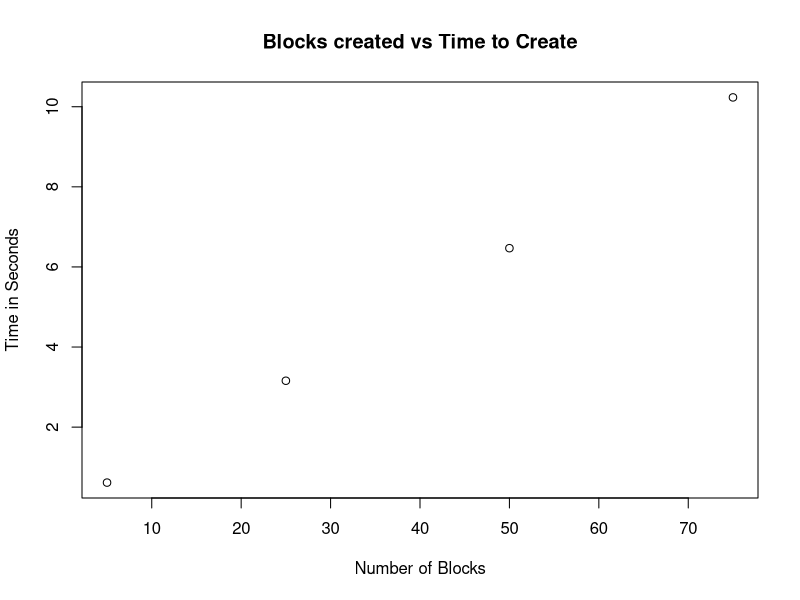

This chart was generated by the following R code: (Note: this script raises an error after producing the figure.)
library(digest)

#Part 1. Making a simple block 
#Each block needs six elements: the index of the block, the time it was created, 
#the data, the index of the previous hash, the proof of work, 
#and an element for the new hash. 
#Elements are arbitrary, just needed to define structure of a block.
my_block <- list(index = 1, timestamp = "2021-08-25 22:22:22 IDT",
                 data = "Simple_Block" , previous_hash = 0, proof = 8, new_hash=NULL)
print(my_block)


#Part 2A. Making a hash using the function digest. The function takes in two arguments, 
#the object to be encrypted and the algorithm to create the encrypted message.
Hash <- digest("FinTech","sha256")
print(Hash)

# Hash of the previous hash
print(digest(Hash,"sha256"))

#Part 2B. Allocating the hash of the block created 
#to the new hash element from the list in Part 1
print(digest(my_block, "sha256"))
HashMyBlock <- digest(my_block,"sha256")

my_block$new_hash <- HashMyBlock

#Part 3. Proof of work. Creating a task that needs to be solved as proof of work.
#A function that takes the last proof as an input and outputs the new proof.
#The while loop increments the proof number until the condition is satisfied

proof_of_work <- function(last_proof, difficulty){
  proof <- 3
  HashProof <- digest(proof,"sha256")
  zero <- paste(rep("0", difficulty), collapse="")
  while(substr(HashProof, 1, difficulty)!=zero){
    proof <- proof + 1
    HashProof <- digest(proof,"sha256")
  }
  return(proof)
}

print(proof_of_work(2,2))
print(proof_of_work(3,3))

#Part 4 Adding new blocks. Take in previous block and solve proof of work in part 3. 
#Create new block with same structure as part 1, using result of proof of work.
# Hash the new block and return it
??genesis
mine <- function(previous_block, difficulty){
  new_proof <- proof_of_work(previous_block$proof, difficulty)
  new_block <- list(number = previous_block$number + 1,
                      timestamp = Sys.time(),
                      data = paste("I am big block", previous_block$number + 1),
                      parent_hash = previous_block$hash,
                      proof = new_proof,
                      new_hash = NULL)
  # add hash 
  new_block$new_hash <- digest(new_block, "sha256")
  
  return(new_block)
}
print(mine(my_block,3))

#Part 5. Create a block, append new blocks onto the blockchain variable,
# change difficulty, and determine time difference to append new blocks.
# Plot blocks made over time

blockchained <- function(nblocks, difficulty=3) {
  start <- Sys.time()
  
  first_block = list(index = 1, 
                     timestamp = Sys.time(), 
                     data = "Big Blocks", 
                     parent_hash = .5,
                     proof = 0.5,
                     new_hash = NULL)   

  first_block$new_hash = digest(first_block,"sha256")
  
  blockchain <- list(first_block)
  
    for (i in 2:nblocks){
      blockchain[[i]] <- mine(blockchain[[i-1]], difficulty) 
    }
    end <- Sys.time() 
    return(end-start)
  }


print(blockchained(3,3))

Number_of_blocks <- c(5,25,50,75)

time <- mapply(blockchained, Number_of_blocks)

plot(Number_of_blocks,time, ylab = "Time in Seconds", xlab = "Number of Blocks",
     main = "Blocks created vs Time to Create")


#6 Online references used
proof_of_work1 = function(block1, difficulty) {
  block$nonce = 0
  hash1 = digest(block, "sha256")
  zero = paste(rep("0", difficulty), collapse="")
  while(substr(hash, 1, difficulty) != zero) {
    block$nonce = block$nonce + 1 
    hash = digest(block, "sha256")  
  }
  return(list(hash = hash, nonce = block$nonce))
}

minenow <- function(previous_block, difficulty = 3, genesis = FALSE){
  
  if (genesis) {
    # define genesis block
    new_block <-  list(number = 1,
                       timestamp = Sys.time(),
                       data = "BIG BLOCK",
                       parent_hash = "0")  
  } else {
    # create new block
    new_block <- list(number = previous_block$number + 1,
                      timestamp = Sys.time(),
                      data = paste0("I'm block ", previous_block$number + 1),
                      parent_hash = previous_block$hash)
  }
  # add nonce with PoW
  new_block$nonce <- proof_of_work1(new_block, difficulty)$nonce
  # add hash 
  new_block$hash <- digest(new_block, "sha256")
  return(new_block)
}

blockchained1 = function(difficulty, nblocks) {
  # mine genesis block
  block_genesis = mine(NULL, difficulty, TRUE)   
  # first block is the genesis block
  blockchain <- list(block_genesis)
  
  if (nblocks >= 2) {
    # add new blocks to the chain
    for (i in 2:nblocks){
      blockchain[[i]] <- minenow(blockchain[[i-1]], difficulty) 
    }
  }
  
  return(blockchain)
}


blockchained1(3,3)
